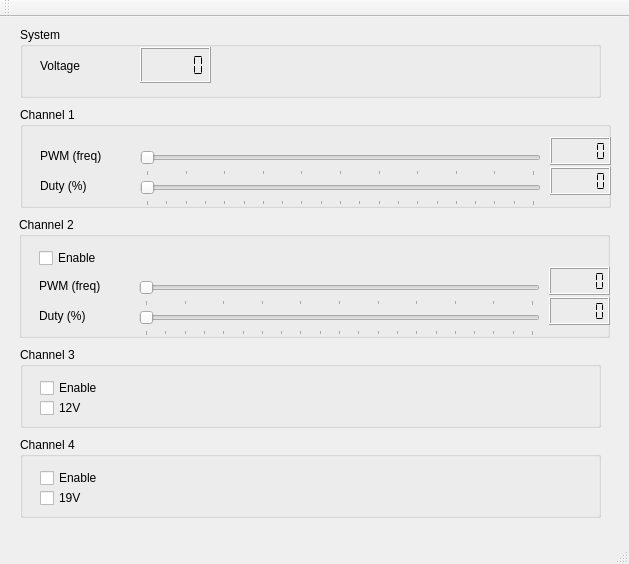
<?xml version="1.0" encoding="UTF-8"?>
<ui version="4.0">
 <class>MainWindow</class>
 <widget class="QMainWindow" name="MainWindow">
  <property name="geometry">
   <rect>
    <x>0</x>
    <y>0</y>
    <width>629</width>
    <height>564</height>
   </rect>
  </property>
  <property name="windowTitle">
   <string>EvoAddonBoard Test Application</string>
  </property>
  <widget class="QWidget" name="centralWidget">
   <widget class="QGroupBox" name="groupBox">
    <property name="geometry">
     <rect>
      <x>19</x>
      <y>200</y>
      <width>591</width>
      <height>121</height>
     </rect>
    </property>
    <property name="title">
     <string>Channel 2</string>
    </property>
    <widget class="QCheckBox" name="cbCh2">
     <property name="geometry">
      <rect>
       <x>20</x>
       <y>30</y>
       <width>97</width>
       <height>22</height>
      </rect>
     </property>
     <property name="text">
      <string>Enable</string>
     </property>
    </widget>
    <widget class="QSlider" name="pwm2_freq">
     <property name="geometry">
      <rect>
       <x>120</x>
       <y>60</y>
       <width>401</width>
       <height>29</height>
      </rect>
     </property>
     <property name="minimum">
      <number>0</number>
     </property>
     <property name="maximum">
      <number>1000</number>
     </property>
     <property name="value">
      <number>0</number>
     </property>
     <property name="orientation">
      <enum>Qt::Horizontal</enum>
     </property>
     <property name="tickPosition">
      <enum>QSlider::TicksBelow</enum>
     </property>
     <property name="tickInterval">
      <number>100</number>
     </property>
    </widget>
    <widget class="QLabel" name="label">
     <property name="geometry">
      <rect>
       <x>20</x>
       <y>60</y>
       <width>101</width>
       <height>17</height>
      </rect>
     </property>
     <property name="text">
      <string>PWM (freq)</string>
     </property>
    </widget>
    <widget class="QLabel" name="label_2">
     <property name="geometry">
      <rect>
       <x>20</x>
       <y>90</y>
       <width>101</width>
       <height>17</height>
      </rect>
     </property>
     <property name="text">
      <string>Duty (%)</string>
     </property>
    </widget>
    <widget class="QSlider" name="pwm2_duty">
     <property name="geometry">
      <rect>
       <x>120</x>
       <y>90</y>
       <width>401</width>
       <height>29</height>
      </rect>
     </property>
     <property name="minimum">
      <number>0</number>
     </property>
     <property name="maximum">
      <number>100</number>
     </property>
     <property name="value">
      <number>0</number>
     </property>
     <property name="sliderPosition">
      <number>0</number>
     </property>
     <property name="orientation">
      <enum>Qt::Horizontal</enum>
     </property>
     <property name="tickPosition">
      <enum>QSlider::TicksBelow</enum>
     </property>
     <property name="tickInterval">
      <number>5</number>
     </property>
    </widget>
    <widget class="QLCDNumber" name="lcdPWM2">
     <property name="geometry">
      <rect>
       <x>530</x>
       <y>50</y>
       <width>61</width>
       <height>28</height>
      </rect>
     </property>
     <property name="minimumSize">
      <size>
       <width>0</width>
       <height>28</height>
      </size>
     </property>
     <property name="font">
      <font>
       <family>Utopia</family>
       <pointsize>12</pointsize>
       <weight>75</weight>
       <italic>true</italic>
       <bold>true</bold>
      </font>
     </property>
     <property name="autoFillBackground">
      <bool>false</bool>
     </property>
     <property name="lineWidth">
      <number>1</number>
     </property>
     <property name="smallDecimalPoint">
      <bool>true</bool>
     </property>
     <property name="segmentStyle">
      <enum>QLCDNumber::Flat</enum>
     </property>
     <property name="intValue" stdset="0">
      <number>0</number>
     </property>
    </widget>
    <widget class="QLCDNumber" name="lcdDuty2">
     <property name="geometry">
      <rect>
       <x>530</x>
       <y>80</y>
       <width>61</width>
       <height>28</height>
      </rect>
     </property>
     <property name="minimumSize">
      <size>
       <width>0</width>
       <height>28</height>
      </size>
     </property>
     <property name="font">
      <font>
       <family>Utopia</family>
       <pointsize>12</pointsize>
       <weight>75</weight>
       <italic>true</italic>
       <bold>true</bold>
      </font>
     </property>
     <property name="autoFillBackground">
      <bool>false</bool>
     </property>
     <property name="lineWidth">
      <number>1</number>
     </property>
     <property name="smallDecimalPoint">
      <bool>true</bool>
     </property>
     <property name="segmentStyle">
      <enum>QLCDNumber::Flat</enum>
     </property>
    </widget>
   </widget>
   <widget class="QGroupBox" name="groupBox_2">
    <property name="geometry">
     <rect>
      <x>20</x>
      <y>330</y>
      <width>581</width>
      <height>81</height>
     </rect>
    </property>
    <property name="title">
     <string>Channel 3</string>
    </property>
    <widget class="QCheckBox" name="cbCh3">
     <property name="geometry">
      <rect>
       <x>20</x>
       <y>30</y>
       <width>97</width>
       <height>22</height>
      </rect>
     </property>
     <property name="text">
      <string>Enable</string>
     </property>
    </widget>
    <widget class="QCheckBox" name="cb12V">
     <property name="geometry">
      <rect>
       <x>20</x>
       <y>50</y>
       <width>97</width>
       <height>22</height>
      </rect>
     </property>
     <property name="text">
      <string>12V</string>
     </property>
    </widget>
   </widget>
   <widget class="QGroupBox" name="groupBox_3">
    <property name="geometry">
     <rect>
      <x>20</x>
      <y>420</y>
      <width>581</width>
      <height>81</height>
     </rect>
    </property>
    <property name="title">
     <string>Channel 4</string>
    </property>
    <widget class="QCheckBox" name="cbCh4">
     <property name="geometry">
      <rect>
       <x>20</x>
       <y>30</y>
       <width>97</width>
       <height>22</height>
      </rect>
     </property>
     <property name="text">
      <string>Enable</string>
     </property>
    </widget>
    <widget class="QCheckBox" name="cb19V">
     <property name="geometry">
      <rect>
       <x>20</x>
       <y>50</y>
       <width>97</width>
       <height>22</height>
      </rect>
     </property>
     <property name="text">
      <string>19V</string>
     </property>
    </widget>
   </widget>
   <widget class="QGroupBox" name="groupBox_4">
    <property name="geometry">
     <rect>
      <x>20</x>
      <y>10</y>
      <width>581</width>
      <height>71</height>
     </rect>
    </property>
    <property name="title">
     <string>System</string>
    </property>
    <widget class="QLabel" name="label_7">
     <property name="geometry">
      <rect>
       <x>20</x>
       <y>30</y>
       <width>67</width>
       <height>17</height>
      </rect>
     </property>
     <property name="text">
      <string>Voltage</string>
     </property>
    </widget>
    <widget class="QLCDNumber" name="lcdVoltage">
     <property name="geometry">
      <rect>
       <x>120</x>
       <y>20</y>
       <width>71</width>
       <height>36</height>
      </rect>
     </property>
     <property name="minimumSize">
      <size>
       <width>0</width>
       <height>36</height>
      </size>
     </property>
     <property name="font">
      <font>
       <family>Utopia</family>
       <pointsize>14</pointsize>
       <weight>75</weight>
       <italic>true</italic>
       <bold>true</bold>
      </font>
     </property>
     <property name="autoFillBackground">
      <bool>false</bool>
     </property>
     <property name="lineWidth">
      <number>1</number>
     </property>
     <property name="smallDecimalPoint">
      <bool>true</bool>
     </property>
     <property name="segmentStyle">
      <enum>QLCDNumber::Flat</enum>
     </property>
    </widget>
   </widget>
   <widget class="QGroupBox" name="groupBox_5">
    <property name="geometry">
     <rect>
      <x>20</x>
      <y>90</y>
      <width>591</width>
      <height>101</height>
     </rect>
    </property>
    <property name="title">
     <string>Channel 1</string>
    </property>
    <widget class="QSlider" name="pwm1_freq">
     <property name="geometry">
      <rect>
       <x>120</x>
       <y>40</y>
       <width>401</width>
       <height>29</height>
      </rect>
     </property>
     <property name="minimum">
      <number>0</number>
     </property>
     <property name="maximum">
      <number>1000</number>
     </property>
     <property name="value">
      <number>0</number>
     </property>
     <property name="orientation">
      <enum>Qt::Horizontal</enum>
     </property>
     <property name="tickPosition">
      <enum>QSlider::TicksBelow</enum>
     </property>
     <property name="tickInterval">
      <number>100</number>
     </property>
    </widget>
    <widget class="QLabel" name="label_3">
     <property name="geometry">
      <rect>
       <x>20</x>
       <y>40</y>
       <width>101</width>
       <height>17</height>
      </rect>
     </property>
     <property name="text">
      <string>PWM (freq)</string>
     </property>
    </widget>
    <widget class="QLabel" name="label_4">
     <property name="geometry">
      <rect>
       <x>20</x>
       <y>70</y>
       <width>101</width>
       <height>17</height>
      </rect>
     </property>
     <property name="text">
      <string>Duty (%)</string>
     </property>
    </widget>
    <widget class="QSlider" name="pwm1_duty">
     <property name="geometry">
      <rect>
       <x>120</x>
       <y>70</y>
       <width>401</width>
       <height>29</height>
      </rect>
     </property>
     <property name="minimum">
      <number>0</number>
     </property>
     <property name="maximum">
      <number>100</number>
     </property>
     <property name="value">
      <number>0</number>
     </property>
     <property name="sliderPosition">
      <number>0</number>
     </property>
     <property name="orientation">
      <enum>Qt::Horizontal</enum>
     </property>
     <property name="tickPosition">
      <enum>QSlider::TicksBelow</enum>
     </property>
     <property name="tickInterval">
      <number>5</number>
     </property>
    </widget>
    <widget class="QLCDNumber" name="lcdPWM1">
     <property name="geometry">
      <rect>
       <x>530</x>
       <y>30</y>
       <width>61</width>
       <height>28</height>
      </rect>
     </property>
     <property name="minimumSize">
      <size>
       <width>0</width>
       <height>28</height>
      </size>
     </property>
     <property name="font">
      <font>
       <family>Utopia</family>
       <pointsize>12</pointsize>
       <weight>75</weight>
       <italic>true</italic>
       <bold>true</bold>
      </font>
     </property>
     <property name="autoFillBackground">
      <bool>false</bool>
     </property>
     <property name="lineWidth">
      <number>1</number>
     </property>
     <property name="smallDecimalPoint">
      <bool>true</bool>
     </property>
     <property name="segmentStyle">
      <enum>QLCDNumber::Flat</enum>
     </property>
     <property name="intValue" stdset="0">
      <number>0</number>
     </property>
    </widget>
    <widget class="QLCDNumber" name="lcdDuty1">
     <property name="geometry">
      <rect>
       <x>530</x>
       <y>60</y>
       <width>61</width>
       <height>28</height>
      </rect>
     </property>
     <property name="minimumSize">
      <size>
       <width>0</width>
       <height>28</height>
      </size>
     </property>
     <property name="font">
      <font>
       <family>Utopia</family>
       <pointsize>12</pointsize>
       <weight>75</weight>
       <italic>true</italic>
       <bold>true</bold>
      </font>
     </property>
     <property name="autoFillBackground">
      <bool>false</bool>
     </property>
     <property name="lineWidth">
      <number>1</number>
     </property>
     <property name="smallDecimalPoint">
      <bool>true</bool>
     </property>
     <property name="segmentStyle">
      <enum>QLCDNumber::Flat</enum>
     </property>
    </widget>
   </widget>
  </widget>
  <widget class="QMenuBar" name="menuBar">
   <property name="geometry">
    <rect>
     <x>0</x>
     <y>0</y>
     <width>629</width>
     <height>22</height>
    </rect>
   </property>
  </widget>
  <widget class="QToolBar" name="mainToolBar">
   <attribute name="toolBarArea">
    <enum>TopToolBarArea</enum>
   </attribute>
   <attribute name="toolBarBreak">
    <bool>false</bool>
   </attribute>
  </widget>
  <widget class="QStatusBar" name="statusBar"/>
 </widget>
 <layoutdefault spacing="6" margin="11"/>
 <resources/>
 <connections/>
</ui>
